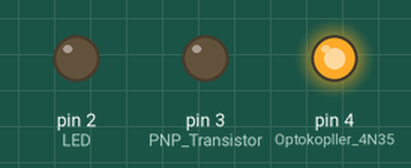
Recording of a sketch running on a simulated Arduino Uno, built with avr-gcc and run on an emulated ATmega328P. Parts: output pins drawn as LEDs (lit = HIGH). What the sketch prints to the serial monitor is not drawn.

Above: at 1.0 s.
At 12.0 s:
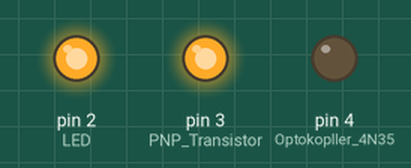
Timing chart, 0 to 28.6 s (numbered marks = the images above):
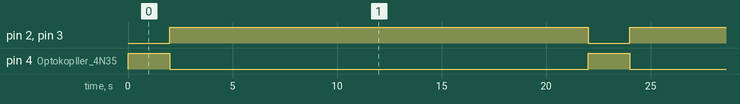

The sketch:

PNPTest.ino
```cpp
void setup() {
  // put your setup code here, to run once:
  Serial.begin(9600);
  pinMode(2, OUTPUT); // LED
  pinMode(3, OUTPUT); // PNP Transistor
  pinMode(4, OUTPUT); // Optokopller 4N35
  digitalWrite(2, HIGH);
  digitalWrite(3, HIGH);
  digitalWrite(4, LOW);
  Serial.println("ON");

}

void loop() {
  // RESET RPi
  digitalWrite(2, LOW);
  digitalWrite(3, LOW);
  digitalWrite(4, HIGH);
  delay(2000);
  // Let RPi GO
  digitalWrite(2, HIGH);
  digitalWrite(3, HIGH);
  digitalWrite(4, LOW);
  delay(20000);
}
```

Measured:
- by itself, pin 2 (LED), pin 3 (PNP_Transistor): alternates HIGH for 20.0 s and LOW for 2.0 s
- by itself, pin 4 (Optokopller_4N35): alternates HIGH for 2.0 s and LOW for 20.0 s
